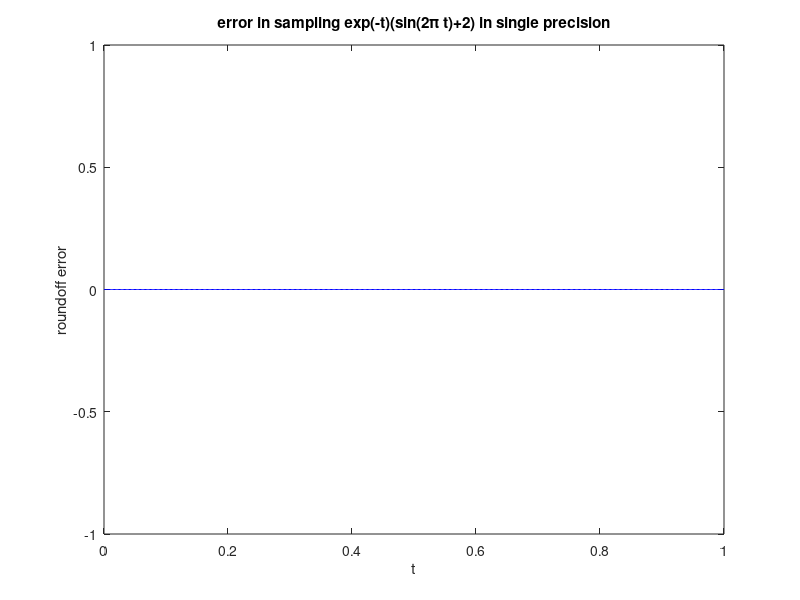

The MATLAB script that drew this image:
% Example 2.2 -- Figure 2.2

t = 0:.002:1;
tt = exp(-t) .* (sin(2*pi*t)+2);
rt = single(tt);
round_err = (tt - rt) ./tt ;
plot (t,round_err,'b-');
title('error in sampling exp(-t)(sin(2\pi t)+2) in single precision')
xlabel('t')
ylabel('roundoff error')

% relative error should be about eta = eps(single)/2 
rel_round_err = max(abs(round_err)) / (eps('single')/2)
